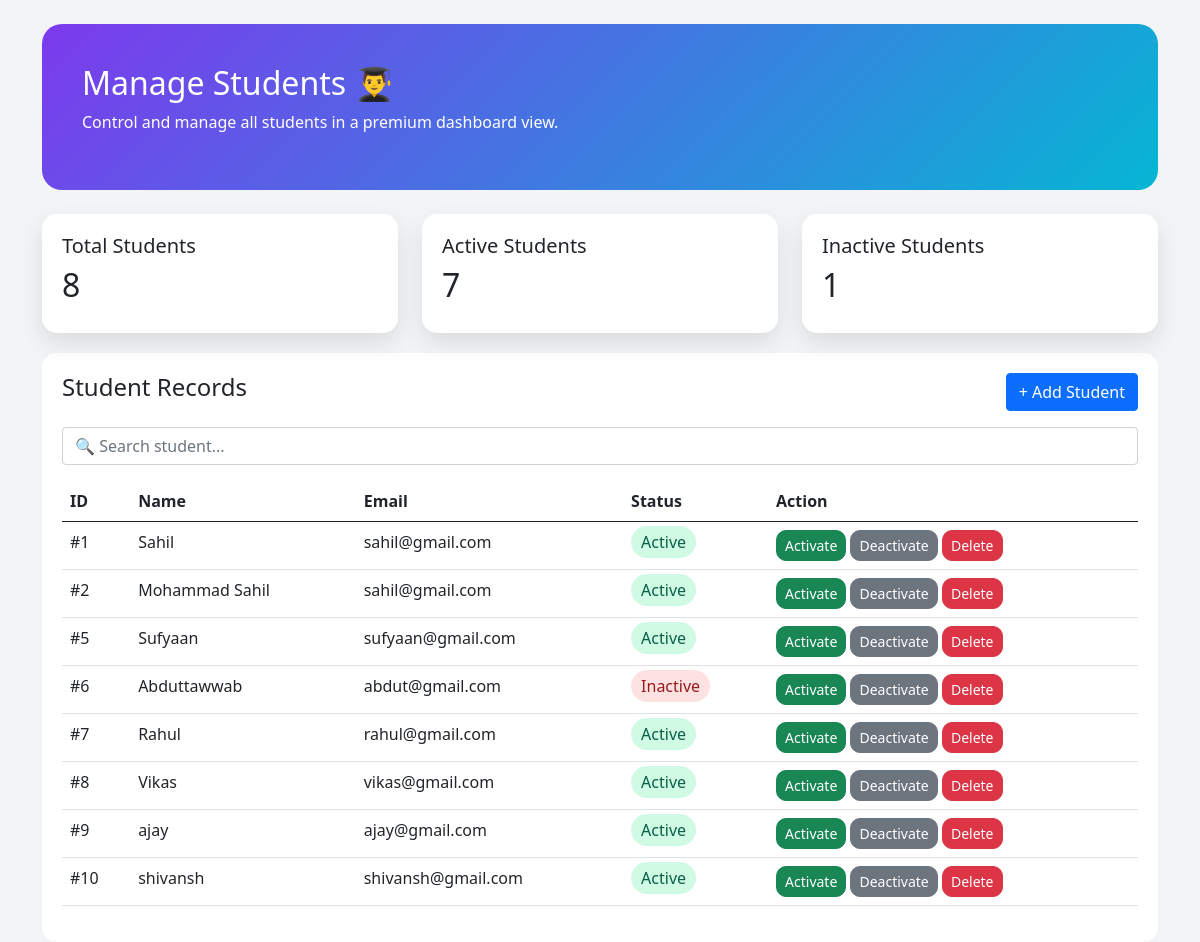
/lms_project/manage_students.php (signed in), run on the app's committed database.
### tables this page shows
CREATE TABLE `users` (
  `id` int(11) NOT NULL,
  `name` varchar(100) DEFAULT NULL,
  `email` varchar(100) DEFAULT NULL,
  `profile_image` varchar(255) DEFAULT NULL,
  `password` varchar(255) DEFAULT NULL,
  `role` varchar(50) DEFAULT NULL,
  `status` varchar(20) DEFAULT 'active'
);

### lms_project/manage_students.php (the view, shortened to what this page needs)
<?php
include 'includes/db.php';
$students = mysqli_query($conn,"SELECT * FROM users WHERE role='student' ORDER BY id ASC");
$total = mysqli_num_rows($students);
?>
<!DOCTYPE html>
<html>
<head>
<link href="https://cdn.jsdelivr.net/npm/bootstrap@5.0.2/dist/css/bootstrap.min.css" rel="stylesheet">
</head>
<body>
<div class="container mt-4">
<div class="hero">
    <h2>Manage Students 👨‍🎓</h2>
    <p>Control and manage all students in a premium dashboard view.</p>
</div>
<div class="row mt-4">
<div class="col-md-4">
<div class="card-box">
<h5>Total Students</h5>
<h2><?php echo $total; ?></h2>
</div>
</div>
<div class="col-md-4">
<div class="card-box">
<h5>Active Students</h5>
<h2>
<?php
$a = mysqli_fetch_assoc(mysqli_query($conn,"SELECT COUNT(*) as t FROM users WHERE role='student' AND status='active'"));
echo $a['t'];
?>
</h2>
</div>
</div>
<div class="col-md-4">
<div class="card-box">
<h5>Inactive Students</h5>
<h2>
<?php
$i = mysqli_fetch_assoc(mysqli_query($conn,"SELECT COUNT(*) as t FROM users WHERE role='student' AND status='inactive'"));
echo $i['t'];
?>
</h2>
</div>
</div>
</div>
<div class="table-box">
<div class="d-flex justify-content-between mb-3">
    <h4>Student Records</h4>
    <a href="add_student.php" class="btn btn-primary">+ Add Student</a>
</div>
<input type="text" id="search" class="form-control mb-3" placeholder="🔍 Search student...">
<table class="table table-hover" id="studentTable">
<thead>
<tr>
<th>ID</th>
<th>Name</th>
<th>Email</th>
<th>Status</th>
<th>Action</th>
</tr>
</thead>
<tbody>
<?php while($row = mysqli_fetch_assoc($students)){ ?>
<tr>
<td>#<?php echo $row['id']; ?></td>
<td><?php echo $row['name']; ?></td>
<td><?php echo $row['email']; ?></td>
<td>
<?php if($row['status']=='active'){ ?>
<span class="status-active">Active</span>
<?php } else { ?>
<span class="status-inactive">Inactive</span>
<?php } ?>
</td>
<td>
<a href="?id=<?php echo $row['id']; ?>&status=active" class="btn btn-success btn-sm">Activate</a>
<a href="?id=<?php echo $row['id']; ?>&status=inactive" class="btn btn-secondary btn-sm">Deactivate</a>
<a href="?delete=<?php echo $row['id']; ?>" class="btn btn-danger btn-sm">Delete</a>
</td>
</tr>
<?php } ?>
</tbody>
</table>
</div>
</div>
</body>
</html>

### lms_project/manage_students.php (style rules this page uses)
body { font-family:'Segoe UI'; background:#f3f4f6; }
.hero { background:linear-gradient(135deg,#7c3aed,#06b6d4); padding:40px; border-radius:20px; color:white; }
.card-box { background:white; padding:20px; border-radius:15px; box-shadow:0 10px 25px rgba(0,0,0,0.1); }
.table-box { background:white; border-radius:15px; padding:20px; margin-top:20px; }
.status-active { background:#d1fae5; color:#065f46; padding:5px 10px; border-radius:20px; }
.status-inactive { background:#fee2e2; color:#991b1b; padding:5px 10px; border-radius:20px; }
.btn-sm { border-radius:10px; }

### data on the page
users: id "1", name "Sahil", email "sahil@gmail.com", status "Active"
users: id "2", name "Mohammad Sahil", email "sahil@gmail.com", status "Active"
users: id "5", name "Sufyaan", email "sufyaan@gmail.com", status "Active"
users: id "6", name "Abduttawwab", email "abdut@gmail.com", status "Inactive"
users: id "7", name "Rahul", email "rahul@gmail.com", status "Active"
users: id "8", name "Vikas", email "vikas@gmail.com", status "Active"
users: id "9", name "ajay", email "ajay@gmail.com", status "Active"
users: id "10", name "shivansh", email "shivansh@gmail.com", status "Active"

### other printed values
$total "8"
$a['t'] "7"
$i['t'] "1"
